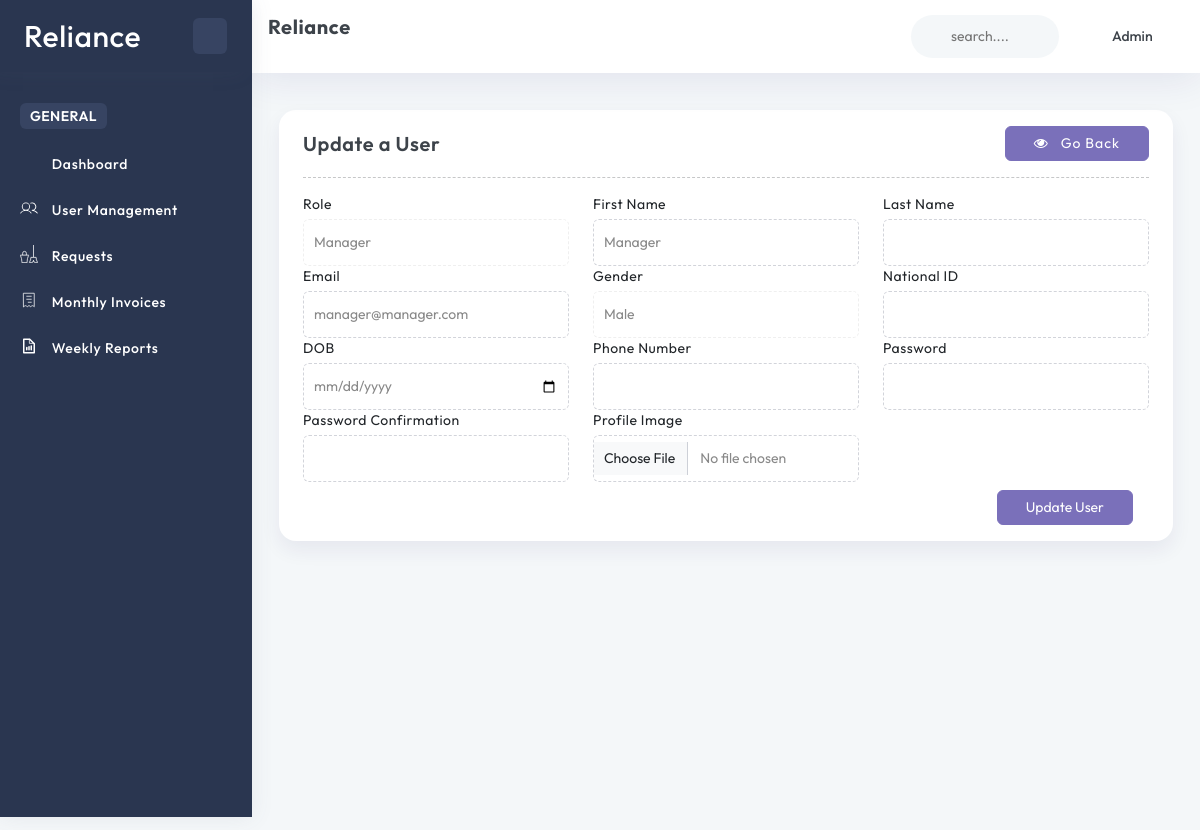
The app's page /user/edit/2/ (signed in) with its own data.
### account/models.py (models this page shows, shortened)
class User(AbstractBaseUser, PermissionsMixin):
    ROLE_CHOICES = (
        ('Manager', 'Manager'),
        ('Client', 'Client'),
        ('Supervisor', 'Supervisor'),
        ('Cleaner', 'Cleaner'),
    )
    GENDER_CHOICES = (
        ('Male', 'Male'),
        ('Female', 'Female'),
    )
    name = models.CharField(max_length=255)
    role = models.CharField(max_length=30, choices=ROLE_CHOICES, null=True, blank=True)
    email = models.EmailField(unique=True, null=True, blank=True)
    phone_number = models.CharField(max_length=15, unique=True, null=True, blank=True)
    nid = models.CharField(max_length=15, unique=True, null=True, blank=True)
    dob = models.DateField(null=True, blank=True)
    profession = models.CharField(max_length=15, null=True, blank=True)
    image = ProcessedImageField(
        upload_to=user_image_path,
        processors=[ResizeToFill(720, 720)],
        format='JPEG',
        options={'quality': 90},
        null=True,
        blank=True,
    )
    gender = models.CharField(max_length=6, choices=GENDER_CHOICES, null=True, blank=True)
    slug = models.SlugField(unique=True, max_length=255, null=True, blank=True)
    address = models.TextField(null=True, blank=True)
    added_by = models.ForeignKey('self', on_delete=models.CASCADE, null=True, blank=True, related_name='added_users')
    is_active = models.BooleanField(default=True)
    is_staff = models.BooleanField(default=False)
    created_at = models.DateTimeField(default=timezone.now)
    updated_at = models.DateTimeField(auto_now=True)
    objects = CustomUserManager()
    USERNAME_FIELD = 'email'
    REQUIRED_FIELDS = ['name', 'role']

### home/views.py (the view)
# urls.py: path('user/edit/<int:id>/', editUser, name='editUser'),
@login_required
def editUser(request, id):
    user = User.objects.get(id=id)
    roles = ['Manager', 'Supervisor', 'Client', 'Cleaner'] if request.user.role == 'Manager' or request.user.is_superuser else ['Supervisor']
    if request.method == 'POST':
        form = UserUpdateForm(request.POST, request.FILES, instance=user, roles=roles)
        if form.is_valid():
            required_fields = ['name', 'email', 'phone_number', 'role']
            missing_fields = [field for field in required_fields if not form.cleaned_data.get(field)]
            if missing_fields:
                messages.error(request, f"{', '.join([field.replace('_', ' ').capitalize() for field in missing_fields])} {'is' if len(missing_fields) == 1 else 'are'} required.")
            elif form.cleaned_data.get("role") not in roles:
                messages.error(request, "Invalid role selected.")
            else:
                form.save()
                messages.success(request, "User updated successfully.")
                return redirect('base:getUsers')
        else:
            for error in form.errors.values():
                messages.error(request, error)
    else:
        form = UserUpdateForm(instance=user, roles=roles)
    context = {
        'form': form,
        'logged_in_user': request.user,
        'user': user
    }
    return render(request, 'users/edit.html', context)

### templates/users/edit.html (shortened to what this page needs)
{% extends 'layouts/app.html' %}
{% load static %}
{% block content %}
<div class="container-fluid">
    <div class="row">
        <div class="col-sm-12">
            <div class="card">
                <div class="card-body">
                    <div class="list-product-header">
                        <div class="d-flex justify-content-between">
                            <h4>Update a User</h4>
                            <a class="btn btn-primary" href="{% url 'base:getUsers' %}">
                                <i class="fa fa-eye"></i>
                                Go Back
                            </a>
                        </div>
                    </div>
                    <hr>
                    <div class="form theme-form">
                        <form class="price-wrapper" method="post" enctype="multipart/form-data">
                            <div class="row">
                                <div class="col-sm-4" id="div_role">
                                    <label class="form-label">Role</label>
                                    {{ form.role }}
                                </div>
                                <div class="col-sm-4" id="div_firstname" style="display: none;">
                                    <label class="form-label">First Name</label>
                                    {{ form.firstname }}
                                </div>
                                <div class="col-sm-4" id="div_lastname" style="display: none;">
                                    <label class="form-label">Last Name</label>
                                    {{ form.lastname }}
                                </div>
                                <div class="col-sm-4" id="div_email" style="display: none;">
                                    <label class="form-label">Email</label>
                                    {{ form.email }}
                                </div>
                                <div class="col-sm-4" id="div_gender" style="display: none;">
                                    <label class="form-label">Gender</label>
                                    {{ form.gender }}
                                </div>
                                <div class="col-sm-4" id="div_nid" style="display: none;">
                                    <label class="form-label">National ID</label>
                                    {{ form.nid }}
                                </div>
                                <div class="col-sm-4" id="div_dob" style="display: none;">
                                    <label class="form-label">DOB</label>
                                    {{ form.dob }}
                                </div>
                                <div class="col-sm-4" id="div_phone_number" style="display: none;">
                                    <label class="form-label">Phone Number</label>
                                    {{ form.phone_number }}
                                </div>
                                <div class="col-sm-4" id="div_password" style="display: none;">
                                    <label class="form-label">Password</label>
                                    {{ form.password }}
                                </div>
                                <div class="col-sm-4" id="div_password_confirmation" style="display: none;">
                                    <label class="form-label">Password Confirmation</label>
                                    {{ form.password_confirmation }}
                                </div>
                                <div class="col-sm-4" id="div_image" style="display: none;">
                                    <label class="form-label">Profile Image</label>
                                    {{ form.image }}
                                </div>
                            </div>
                            <div class="row mt-2">
                                <div class="col">
                                    <div class="text-end">
                                        <button class="btn btn-primary me-3" type="submit">
                                            Update User
                                        </button>
                                    </div>
                                </div>
                            </div>
                        </form>
                    </div>
                </div>
            </div>
        </div>
    </div>
</div>
{% endblock %}

### templates/inc/header.html (shortened to what this page needs)
{% load static %}
<div class="page-header row">
    <div class="col-4 col-xl-4 page-title">
        <h4 class="f-w-700">Reliance</h4>
    </div>
    <div class="header-wrapper col m-0">
        <div class="row">
            <div class="nav-right col-xxl-8 col-xl-6 col-md-7 col-8 pull-right right-header p-0 ms-auto">
                <ul class="nav-menus">
                    <li>
                        <div class="form-group w-100">
                            <div class="Typeahead Typeahead--twitterUsers">
                                <div class="u-posRelative d-flex align-items-center">
                                    <svg class="search-bg svg-color">
                                        <use href="{% static 'svg/icon-sprite.svg#search' %}"></use>
                                    </svg>
                                    <input class="demo-input py-0 Typeahead-input form-control-plaintext w-100" type="text" placeholder="search...." name="q" title="">
                                </div>
                            </div>
                        </div>
                    </li>
                    <li class="profile-nav onhover-dropdown px-0 py-0">
                        <div class="d-flex profile-media align-items-center">
                            <div class="flex-grow-1">
                                <span>
                                    {{ request.user.name }}
                                </span>
                            </div>
                        </div>
                    </li>
                </ul>
            </div>
        </div>
    </div>
</div>

### records on screen
User: user.name "Admin"
User: role "Manager", email "manager@manager.com", gender "Male"
